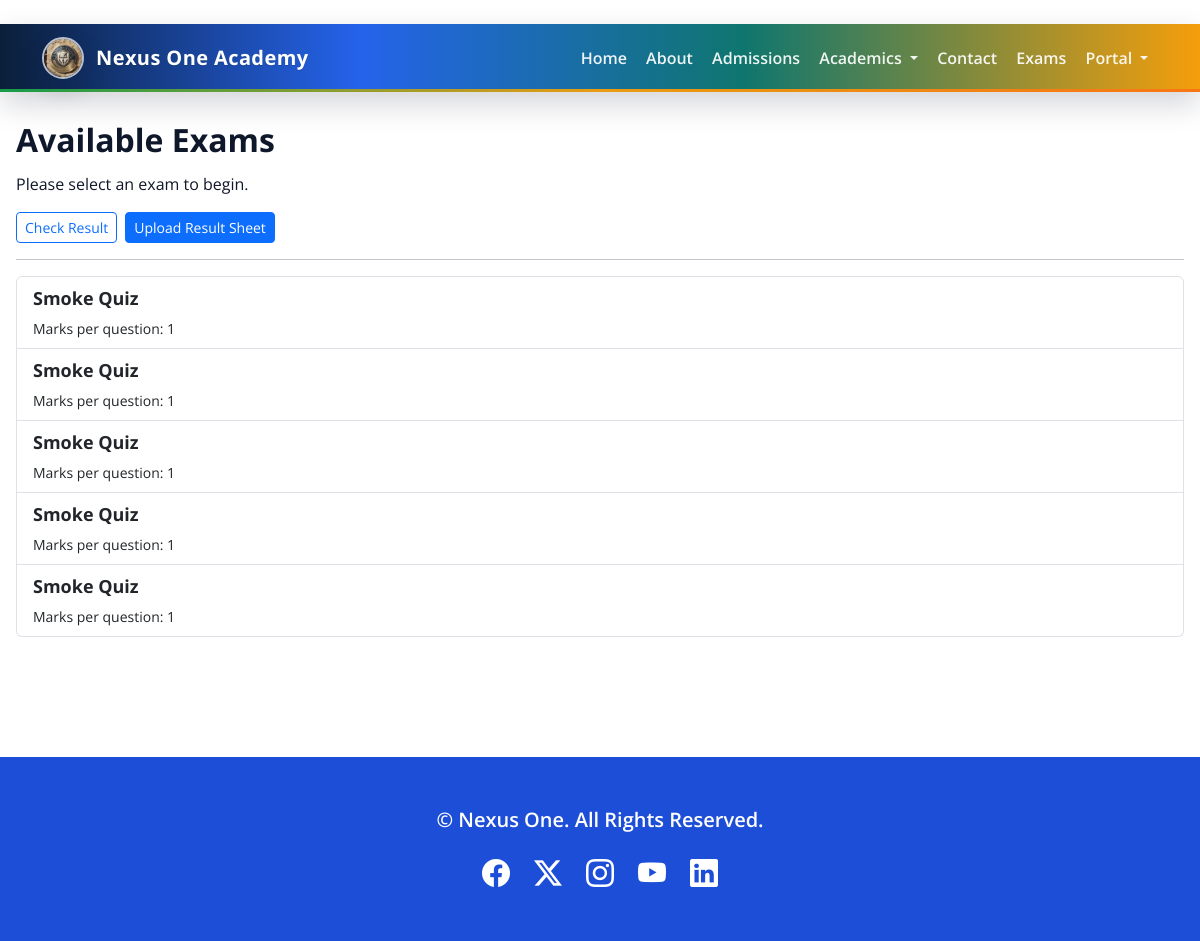
Before: /exams/ (signed in) with the older database file.
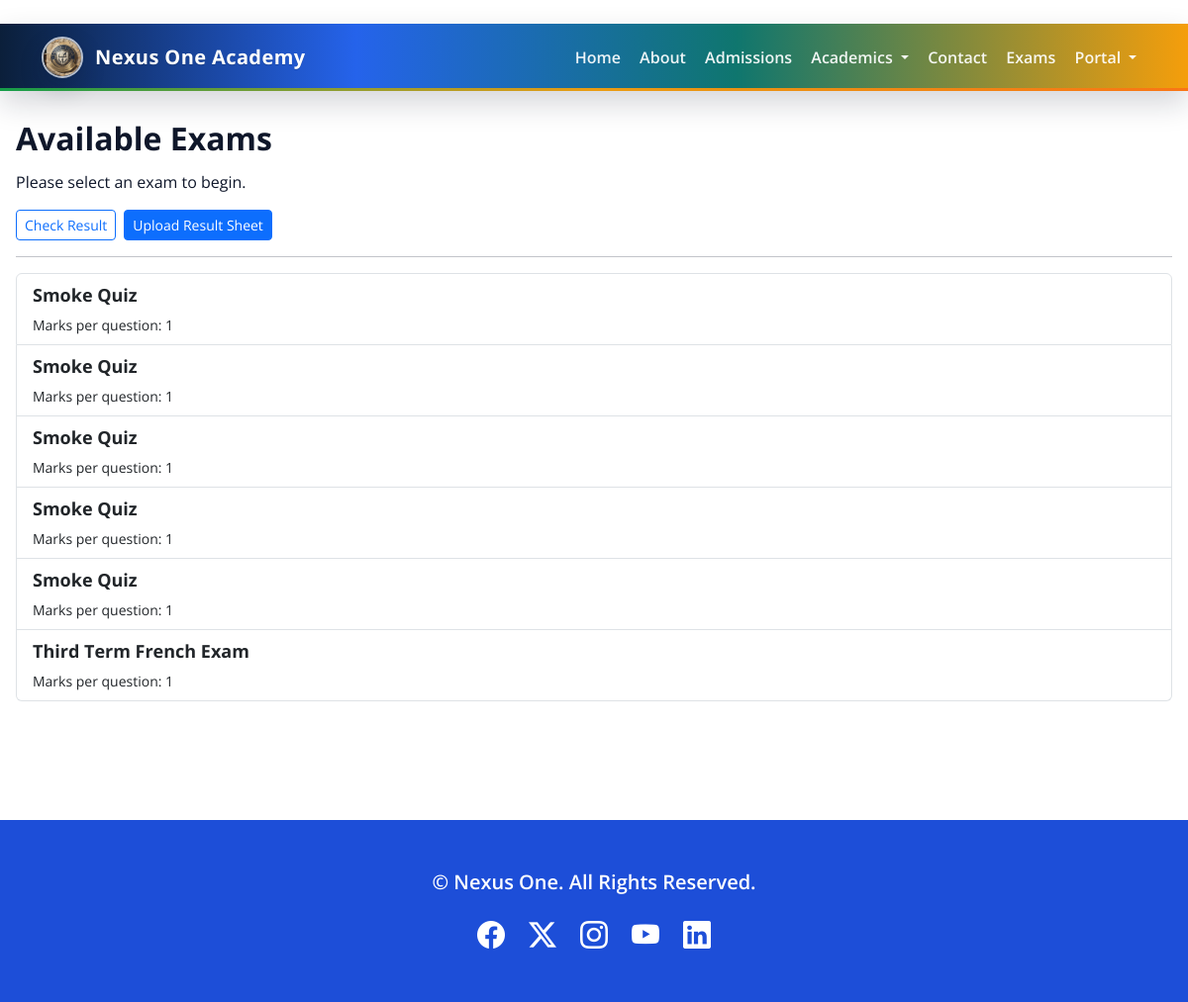
After: the same page with the newer database file.
### exams/models.py (models this page shows, shortened)
class Quiz(models.Model):
    title = models.CharField(max_length=200)
    duration = models.IntegerField(null=True, blank=True, help_text='Duration in minutes. Null for no limit.')
    class Meta:
        verbose_name_plural = "Quizzes"

### exams/views.py (the view)
# urls.py: path('', views.quiz_list, name='quiz_list'),
@login_required
def quiz_list(request):
    available_quizzes = Quiz.objects.all()
    context = {
        'quizzes': available_quizzes,
        'page_title': 'Available Exams',
    }
    return render(request, 'exams/quiz_list.html', context)

### accounts/context_processors.py (called while the page is built)
def permissions(request):
    user = getattr(request, 'user', None)
    if user is None or not user.is_authenticated:
        return {'can_manage_school_operations': False, 'user_group': None}
    return {
        'can_manage_school_operations': can_manage_school_operations(user),
        'user_group': primary_group_name(user),
    }

### accounts/permissions.py (called while the page is built)
def can_manage_school_operations(user):
    if not getattr(user, 'is_authenticated', False):
        return False
    return user.is_staff or user.has_perm(MANAGE_SCHOOL_OPERATIONS_PERM)

def primary_group_name(user):
    if not getattr(user, 'is_authenticated', False):
        return None
    group = user.groups.filter(name__in=ALL_GROUPS).values_list('name', flat=True).first()
    if group:
        return group
    return ROLE_TO_GROUP.get(str(getattr(user, 'role', '')).upper())

### birthdaygreetings/processors.py (called while the page is built)
def todays_celebrants(request):
    today = timezone.now().date()
    celebrants = BirthdayProfile.objects.filter(
        date_of_birth__month=today.month,
        date_of_birth__day=today.day,
    ).select_related('user')
    return {
        'todays_celebrants': celebrants,
    }

### exams/templates/exams/quiz_list.html
{% extends "base.html" %}
{% block content %}
    <h1>{{ page_title }}</h1>
    <p>Please select an exam to begin.</p>
    <div class="mb-3 d-flex gap-2">
        <a href="{% url 'exams:check_results' %}" class="btn btn-outline-primary btn-sm">Check Result</a>
        {% if request.user.is_staff or request.user.role == 'TEACHER' %}
            <a href="{% url 'exams:manual_result_upload' %}" class="btn btn-primary btn-sm">Upload Result Sheet</a>
        {% endif %}
    </div>
    <hr>
    {% if quizzes %}
        <div class="list-group">
            {% for quiz in quizzes %}
                <a href="{% url 'exams:take_quiz' quiz_id=quiz.id %}" class="list-group-item list-group-item-action">
                    <h5 class="mb-1">{{ quiz.title }}</h5>
                    <small>Marks per question: {{ quiz.questions.first.marks|default:"1" }}</small>
                </a>
            {% endfor %}
        </div>
    {% else %}
        <div class="alert alert-info">
            No exams are currently available.
        </div>
    {% endif %}
{% endblock %}

Changed rows visible on the page:
added Quiz: title "Third Term French Exam", questions.first.marks "1"
